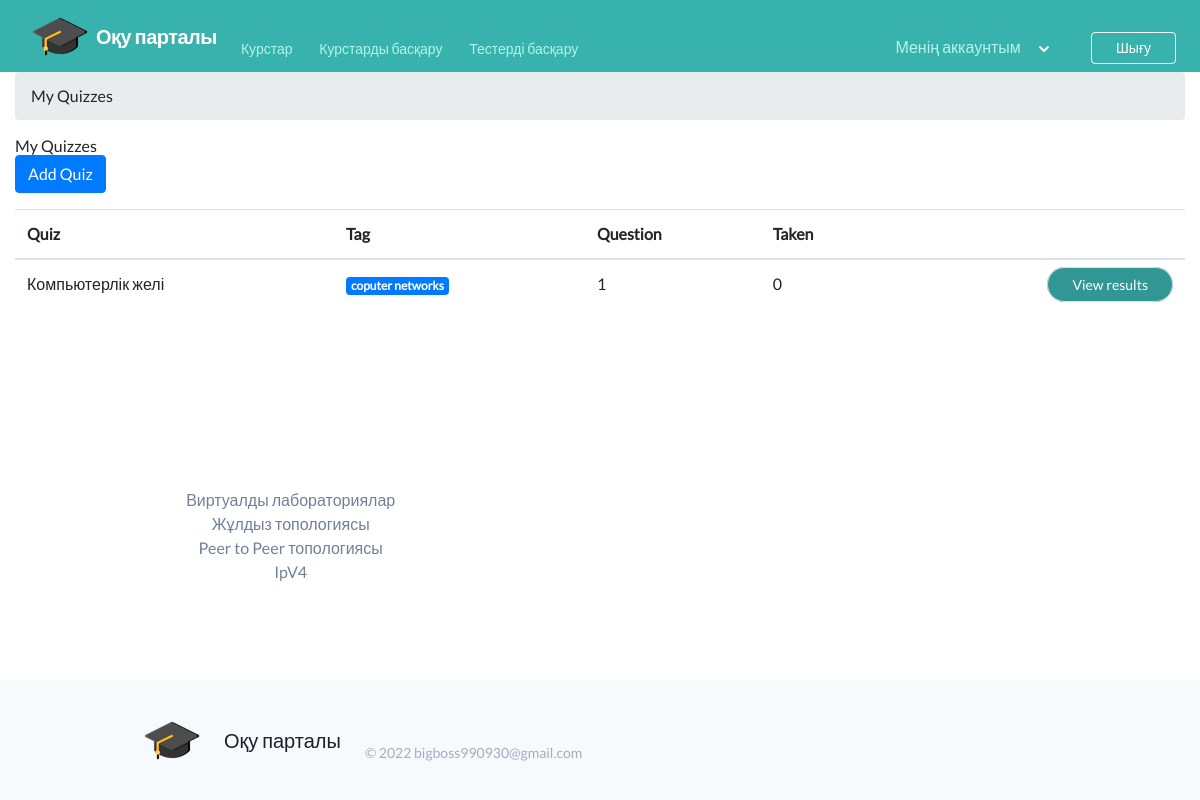
The app's page /students/quiz/ (signed in) with its own data.
### students/models.py (models this page shows, shortened)
class Quiz(models.Model):
    owner = models.ForeignKey(User, on_delete=models.CASCADE, related_name='quizzes')
    name = models.CharField(max_length=255)
    tags = models.ForeignKey(Tag, on_delete=models.CASCADE, related_name='quizzes')

class Tag(models.Model):
    name = models.CharField(max_length=30)
    color = models.CharField(max_length=7, default='#007bff')
    def get_html_badge(self):
        name = escape(self.name)
        color = escape(self.color)
        html = '<span class="badge badge-primary" style="background-color: %s">%s</span>' % (color, name)
        return mark_safe(html)

### students/views/teachers.py (the view)
@method_decorator([login_required, teacher_required], name='dispatch')
class TeacherQuizListView(ListView):
    model = Quiz
    ordering = ('name',)
    context_object_name = 'quizzes'
    template_name = 'students/teacher/quiz_change_list.html'
    def get_queryset(self):
        queryset = self.request.user.quizzes.select_related('tags').annotate(questions_count=Count('questions', distinct=True)).annotate(taken_count=Count('taken_quizzes', distinct=True))
        return queryset

### courses/templatetags/gravatar.py (called while the page is built)
@register.filter
def gravatar(user):
    email = user.email.lower().encode('utf-8')
    default = 'retro'
    size = 100
    url = 'https://www.gravatar.com/avatar/{md5}?{params}'.format(
        md5=hashlib.md5(email).hexdigest(),
        params=urlencode({'d': default, 's': str(size)})
    )
    return url

### students/templates/students/teacher/quiz_change_list.html (shortened to what this page needs)
{% extends "base.html" %}
{% load i18n %}
{% block content %}
<div class="container-fluid">
    <div class="quizzes">
        <nav aria-label="breadcrumb">
            <ol class="breadcrumb">
              <li class="breadcrumb-item" aria-current="page">{% trans 'My Quizzes' %}</li>
            </ol>
        </nav>
        <h2>{% trans 'My Quizzes' %}</h2>
        <a href="{% url 'teacher_add_quiz' %}" class="btn btn-primary mb-3" role="button">{% trans 'Add Quiz' %}</a>
        <div class="quiz">
            <table class="table mb-0">
                <thead>
                    <tr>
                        <th>{% trans 'Quiz' %}</th>
                        <th>{% trans 'Tag' %}</th>
                        <th>{% trans 'Question' %}</th>
                        <th>{% trans 'Taken' %}</th>
                        <th></th>
                    </tr>
                </thead>
                <tbody>
                    {% for quiz in quizzes %}
                        <tr>
                            <td><a href="{% url 'teacher_update_quiz' quiz.pk %}">{{ quiz.name }}</a></td>
                            <td>{{ quiz.tags.get_html_badge }}</td>
                            <td>{{ quiz.questions_count }}</td>
                            <td>{{ quiz.taken_count }}</td>
                            <td class="text-right">
                              <a href="{% url 'teacher_quiz_results' quiz.pk %}" class="bg-teal-600 hover:bg-teal-700 text-white text-sm px-4 py-2  border rounded-full">{% trans 'View results' %}</a>
                            </td>
                        </tr>
                    {% empty %}
                        <tr>
                            <td colspan="5">{% trans 'No quiz created right now.' %}</td>
                        </tr>
                    {% endfor %}
                </tbody>
            </table>
        </div>
    </div>
</div>
 {% endblock %}

### records on screen
Quiz: name "Компьютерлік желі", tags.get_html_badge "coputer networks", questions_count "1", taken_count "0"
